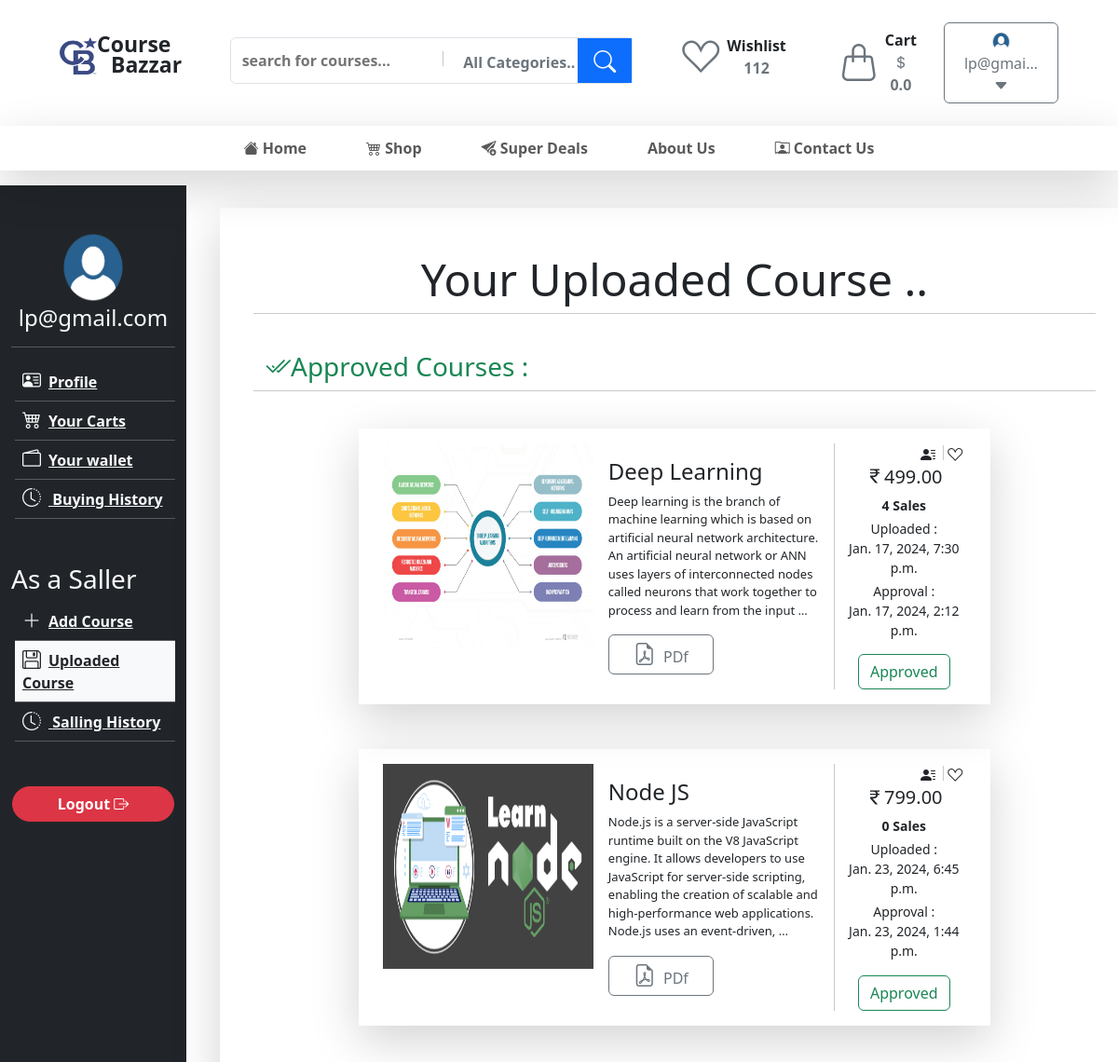
Page /user/deshboard/uploadedcourses/ (signed in, upper part) on the earlier database version.
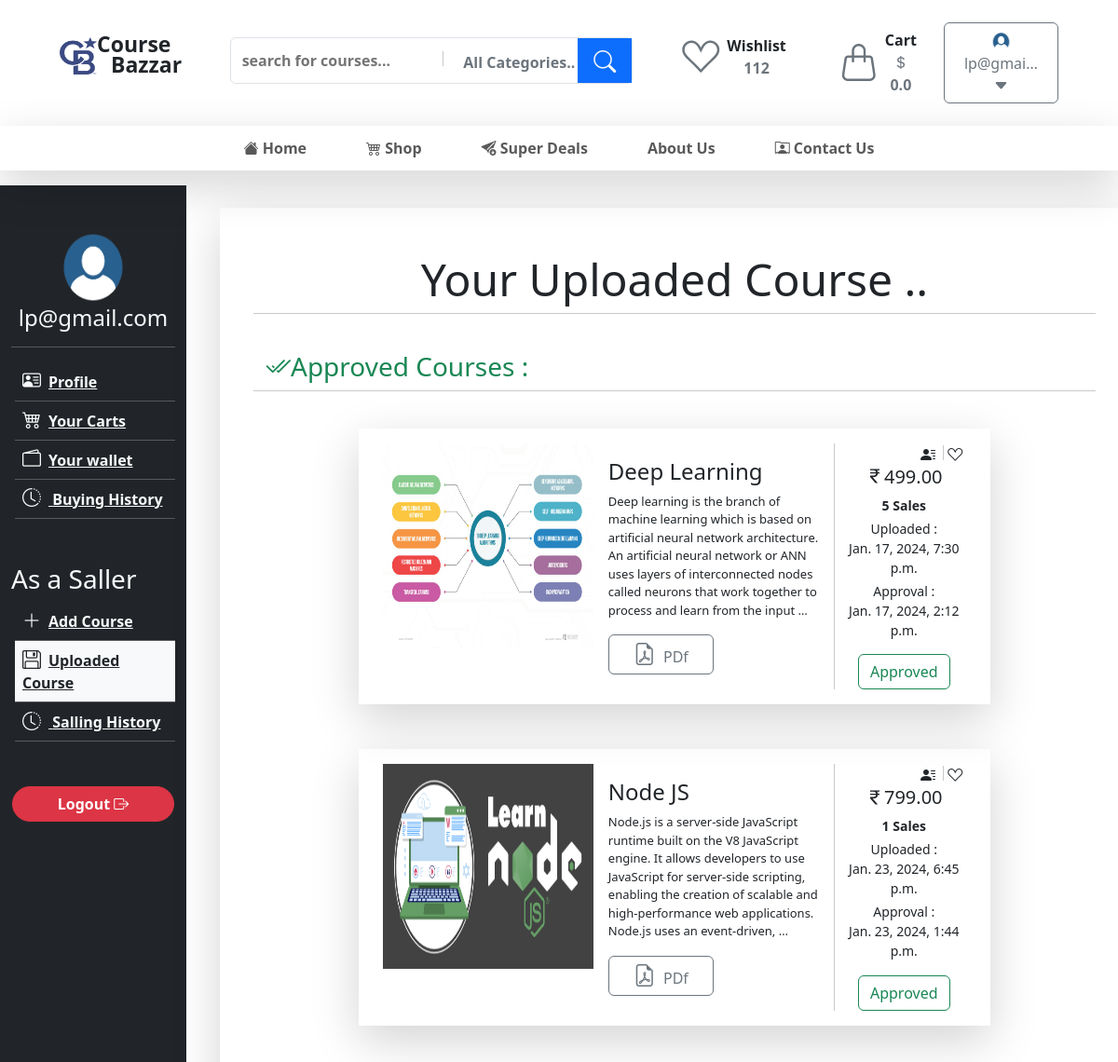
Same page on the later database version.
### customer/models.py (models this page shows, shortened)
class CustomUser(AbstractUser):
    is_buyer = models.BooleanField(default=True)
    is_saller = models.BooleanField(default=False)
    phone = models.CharField(max_length=15)
    gender =  models.CharField(max_length=32,choices=(('male',"Male"),("female", "Female"),("other", "Other")))
    image = models.ImageField(upload_to='Profile/', default='Profile/pic.png')

class Course(models.Model):
    user =  models.ForeignKey(CustomUser, related_name='courses', on_delete=models.CASCADE)
    category = models.ForeignKey(CourseCategory,  on_delete=models.CASCADE)
    title =  models.CharField(max_length=50)
    key_points = models.CharField(max_length=100,blank=True, null=True)
    description = models.TextField(max_length=5000)
    price = models.IntegerField()
    sale_counter = models.IntegerField(default=0)
    published_datetime = models.DateTimeField(default=datetime.datetime.now())
    approval_datetime = models.DateTimeField(blank=True, null=True)
    approve = models.BooleanField(default = False)
    image = models.ImageField(upload_to="Course Image/")
    course_file = models.FileField( upload_to='Courses/')

### customer/views.py (the view)
@login_required(login_url='login')
def uploadedcourses(request):
    approve_courses = Course.objects.filter(user_id=request.user.id,approve=True)
    not_approve_courses = Course.objects.filter(user_id=request.user.id,approve=False)
    print(not_approve_courses)
    context = {'approve_courses':approve_courses,
               'not_approve_courses':not_approve_courses,
               }
    return render(request, 'uploadedcourses.html', context)

### customer/profile_context.py (called while the page is built)
def profile_detail(request):
    user = request.user
    if user.username == "admin":
        customer = False
        return  {'customer':customer}
    if user.is_authenticated :
        customer = CustomUser.objects.get(id = user.id)
        cartcounter =  AddToCart.objects.filter(user_id = customer.id).count()
        carts =  AddToCart.objects.filter(user_id = customer.id)
        total_price = 0.00
        for cart in carts:
            total_price += cart.course.price
        context={
            'customer':customer,
            'cartcounter' : cartcounter,
            'total_price':total_price
        }
    else:
        context={
            'customer':False
        }
    return  context

### templates/uploadedcourses.html (shortened to what this page needs)
{% extends "base.html" %}
{% load static %}
 {% block body %}
<div class="container-fluid">
  <div class="row">
    <div class="col-2 bg-dark">
      {% include 'customerdeshboard_sidebar.html' with uploadedcourses='bg-light text-dark' %}
    </div>
    <div class="col-10">
      <div class="container shadow-lg m-4 p-5">
        <div class="row">
          <h1 class="display-5 text-center h2">Your Uploaded Course ..</h1>
          <hr />
        </div>
        <div class="row mt-4">
          <h3 class="text-success">
           <i class="bi bi-check2-all"></i>Approved Courses :</h3>
          <hr />
        </div>
        {% if not approve_courses %}
        <div class="row">
         <div class="col-6 mx-auto text-center text-success d-flex flex-column justify-content-center">
           <i class="bi bi-folder2-open " style="font-size: 100px;"></i>
           <h3>Empty...</h3>
           <a href="{% url 'addcourse' %}">
             <button class="w-auto mt-4 btn btn-outline-success px-5 fw-semibold large"> <i class="bi bi-plus-lg align-middle"></i> Upload Course</button>
           </a>
         </div>
       </div>
         {% else %}
         {% for course in approve_courses %}
         <div class="row py-4">
           <div
             class="col-9 mx-auto shadow-lg d-flex justify-content-center p-3"
           >
             <div style="width: 35%">
               <img
                 src="{{course.image.url}}"
                 height="220px"
                 width="100%"
                 alt=""
               />
             </div>
             <div style="width: 40%" class="d-flex">
               <div class="p-3">
                 <h4>{{course.title}}</h4>
                 <p class="fw-normal" style="font-size: 13px">
                   {{course.description|truncatechars:249 }}
                 </p>
                 <a href="{{course.course_file.url}}" class="mx-auto">
                   <button class="btn btn-outline-secondary w-50">
                     <i class="bi bi-file-earmark-pdf pt-1 pe-1 h4"></i> PDf
                   </button>
                 </a>
               </div>
             </div>
             <div
               class="d-flex flex-column align-items-center justify-content-center ps-2"
               style="width: 22%"
             >
               <div class="ms-auto">
                 <i class="bi bi-person-lines-fill pe-1"></i>
                 <i class="bi bi-suit-heart pe-1"></i>
               </div>
               <h5 class="text-center">
                 <i class="bi bi-currency-rupee"></i>{{course.price|floatformat:2}}
               </h5>
               <p class="small fw-semibold mb-1">{{course.sale_counter}} Sales</p>
               <p class="small text-center mb-1">Uploaded : <br>{{course.published_datetime}}</p>
               <p class="small text-center mb-1">Approval : <br>{{course.approval_datetime}}</p>
               <button class="btn btn-outline-success mt-auto">Approved</button>
             </div>
           </div>
         </div>
         {% endfor %}
         {% endif%}
      </div>
    </div>
  </div>
</div>
{% endblock body %}

### templates/base.html (shortened to what this page needs)
{% load static %}
<!doctype html>
<html lang="en">
  <head>
    <link
      href="https://cdn.jsdelivr.net/npm/bootstrap@5.3.2/dist/css/bootstrap.min.css"
      rel="stylesheet"
>
    <link href="{% static 'css\style.css' %}" rel="stylesheet">
    <link rel="stylesheet"
      href="https://cdnjs.cloudflare.com/ajax/libs/bootstrap-icons/1.11.3/font/bootstrap-icons.min.css"
 />
    </head>
    <body >
      {% if home %}
        {% include "header.html" with  home="text-info border-bottom border-info" %}
      {% elif buycourse %}
        {% include "header.html" with  buycourse="text-info border-bottom border-info" %}
      {% elif contact %}
        {% include "header.html" with  contact="text-info border-bottom border-info" %}
      {% elif superdealspage %}
        {% include "header.html" with  superdealspage="text-info border-bottom border-info" %}
      {% else %}
        {% include "header.html" %}
      {% endif %}
      {% block body %}
      {% endblock body %}
  </body>
</html>

### templates/header.html (shortened to what this page needs)
{% load static %}
<div class="container-fluid px-5">
  <div class="row px-3 py-4">
      <div class="col-lg-2 col-sm-5 pt-3 d-flex text-center">
          <span>
              <img src="{% static 'images/cb-logo.png' %}" width="40px" height="40px" alt="" srcset="">
          </span>
          <span class="h-100 position-relative">
            <p class="mb-0  pb-0 fw-bold position-absolute" style="top:-10px; font-size:23px">Course</p>
            <p class="mb-0  pb-0 fw-bold position-absolute" style="top:12px; left:15px; font-size:23px">Bazzar</p>
          </span>
      </div>
      <div class="col-lg-5 col-sm-10  pt-3">
          <div class="border rounded-2 p-0 position-relative">
              <input type="text" class="border-0 m-1 p-2 w-50 fw-semibold searchfield" placeholder="search for courses..." name="" id="">
              <button class="btn text-secondary fw-semibold ps-3">All Categories.. </button>
              <button class="btn btn-primary position-absolute top-0 end-0 h-100 px-3 fs-4 rounded-0 text-light"><i class="bi bi-search"></i></button>
          </div>
      </div>
      <div class="col--lg5  col-sm-5  d-flex">
        <a href="">
          <button class=" btn ">
            <div class="mx-3 d-flex  align-items-center">
              <div>
                <i class="bi bi-suit-heart fs-1 text-secondary align-center"></i>
              </div>
              <div class="ps-2">
                <p class="mb-0 fw-semibold text-dark ">
                  Wishlist
                </p>
                <p class="mb-0 fw-semibold text-secondary">
                  112
                </p>
              </div>
            </div>
          </button>
        </a>
        <a href="{% url 'customercart' %}">
          <button class="btn">
            <div class="mx-3 d-flex  align-items-center">
             <div class=" position-relative">
               <i class="bi bi-handbag  fs-1 text-secondary align-center "></i>
               </div>
             <div class="ps-2">
               <p class="mb-0 fw-semibold text-dark ">
                 Cart
               </p>
               <p class="mb-0 fw-semibold text-secondary fs-6">
                 <i class="bi bi-currency-dollar "></i>{{total_price}}
               </p>
             </div>
           </div>
          </button>
        </a>
        {% if user.is_authenticated %}
          <div class=" d-flex  align-items-center ms-auto">
            <a href="{% url 'customerprofile' %}" class="text-decoration-none">
              <button class="btn btn-outline-secondary">
                <img src="{{customer.image.url}}" alt="" style="width: 25px; height:22px" class="rounded-circle">
                {{user.email|truncatechars:8}} <i class="bi bi-caret-down-fill"></i>
              </button>
            </a>
          </div>
        {% endif %}
      </div>
  </div>
</div>
<nav class="navbar navbar-expand-lg  bg-white shadow-lg px-4 py-1 mb-3">
    <div class="container-fluid">
      <div class="collapse navbar-collapse" id="navbarSupportedContent">
        <ul class="navbar-nav mx-start mx-md-start mx-lg-auto  mb-2 mb-lg-0">
          <li class="nav-item mx-3">
            <a class="nav-link mx-2 fw-semibold {{home}}" aria-current="page" href="{% url 'home' %}"><i class="bi bi-house-fill"></i> Home</a>
          </li>
          <li class="nav-item mx-3">
            <a class="nav-link mx-2 fw-semibold {{buycourse}}" aria-current="page" href="{% url 'Buy Course' %}"><i class="bi bi-cart4"></i> Shop</a>
          </li>
          <li class="nav-item mx-3">
            <a class="nav-link mx-2 fw-semibold {{superdealspage}}" aria-current="page" href="{% url 'super_deals' %}"><i class="bi bi-send-arrow-down-fill"></i> Super Deals</a>
          </li>
          <li class="nav-item mx-3">
            <a class="nav-link mx-2 fw-semibold " aria-current="page" href="{% url 'Buy Course' %}">About Us</a>
          </li>
          <li class="nav-item mx-3">
            <a class="nav-link mx-2 fw-semibold {{contact}}" aria-current="page" href="{% url 'contact' %}"><i class="bi bi-person-rolodex"></i> Contact Us</a>
          </li>
        </ul>
      </div>
    </div>
  </nav>

### templates/customerdeshboard_sidebar.html (shortened to what this page needs)
{% load static %}
<div class="py-5">
  <div class="text-center">
    {% if customer.image.url %}
    <img
      src="{{ customer.image.url }}"
      alt
      style="height: 80px; width: 90px"
      class="rounded-circle"
    />
    {% endif %}
    <h4 class="text-light">{{user.email}}</h4>
    <hr class="text-light" />
  </div>
  <div class="text-start">
    <ul class="ps-1" type="none">
      <a
        href="{% url 'customerprofile' %}"
        class="fw-semibold text-light {{profile}} "
        ><li class="{{profile}} align-center p-2">
          <i
            class="bi bi-person-vcard fw-semibold h5 pe-2 text-light {{profile}}"
          ></i
          >Profile
        </li></a
      >
      <hr class="text-light m-0" />
      <a
        href="{% url 'customercart' %}"
        class="fw-semibold text-light {{customercart}} w-100"
        ><li class="align-center p-2 {{customercart}}">
          <i
            class="bi bi-cart4 fw-semibold text-light h5 pe-2 {{customercart}}"
          ></i
          >Your Carts
        </li></a
      >
      <hr class="text-light m-0" />
      <a
        href="{% url 'wallet' %}"
        class="fw-semibold text-light {{wallet}} w-100"
        ><li class="align-center p-2 {{wallet}}">
          <i class="bi bi-wallet2 fw-semibold text-light h5 pe-2 {{wallet}}"></i
          >Your wallet
        </li></a
      >
      <hr class="text-light m-0" />
      <a
        href="{% url 'buyinghistory' %}"
        class="fw-semibold text-light {{buyinghistory}} w-100"
        ><li class="align-center p-2 {{buyinghistory}}">
          <i
            class="bi bi-clock-history fw-semibold text-light h5 pe-2 {{buyinghistory}}"
          ></i>
         Buying History
        </li></a
      >
      <hr class="text-light m-0" />
    </ul>
    {% if user.is_saller %}
    <h3 class="text-light mt-5">As a Saller</h3>
    <ul class="ps-1" type="none">
      <a
        href="{% url 'addcourse' %}"
        class="fw-semibold text-light {{addcourse}} w-100"
        ><li class="align-center p-2 {{addcourse}}">
          <i
            class="bi bi-plus-lg fw-semibold text-light h5 pe-2 {{addcourse}}"
          ></i
          >Add Course
        </li></a
      >
      <hr class="text-light m-0" />
      <a
        href="{% url 'uploadedcourses' %}"
        class="fw-semibold text-light {{uploadedcourses}} w-100"
        ><li class="align-center p-2 {{uploadedcourses}}">
          <i
            class="bi bi-floppy fw-semibold text-light h5 pe-2 {{uploadedcourses}}"
          ></i
          >Uploaded Course
        </li></a
      >
      <hr class="text-light m-0" />
      <a
        href="{% url 'sellinghistory' %}"
        class="fw-semibold text-light {{sellinghistory}} w-100"
        ><li class="align-center p-2 {{sellinghistory}}">
          <i
            class="bi bi-clock-history fw-semibold text-light h5 pe-2 {{sellinghistory}}"
          ></i>
         Salling History
        </li></a
      >
      <hr class="text-light m-0" />
    </ul>
    {% endif %}
  </div>
  <div class="text-center mt-5">
    <a href="{% url 'customerlogout' %}">
      <button
        class="btn btn-danger fw-semibold rounded-pill px-5 w-auto align-middle"
      >
        Logout <i class="bi bi-box-arrow-right"></i>
      </button>
    </a>
  </div>
</div>

### templates/footer.html (shortened to what this page needs)
{% load static %}

Differences in the rows shown:
changed Course "Deep Learning": sale_counter "4" → "5"
changed Course "Node JS": sale_counter "0" → "1"
